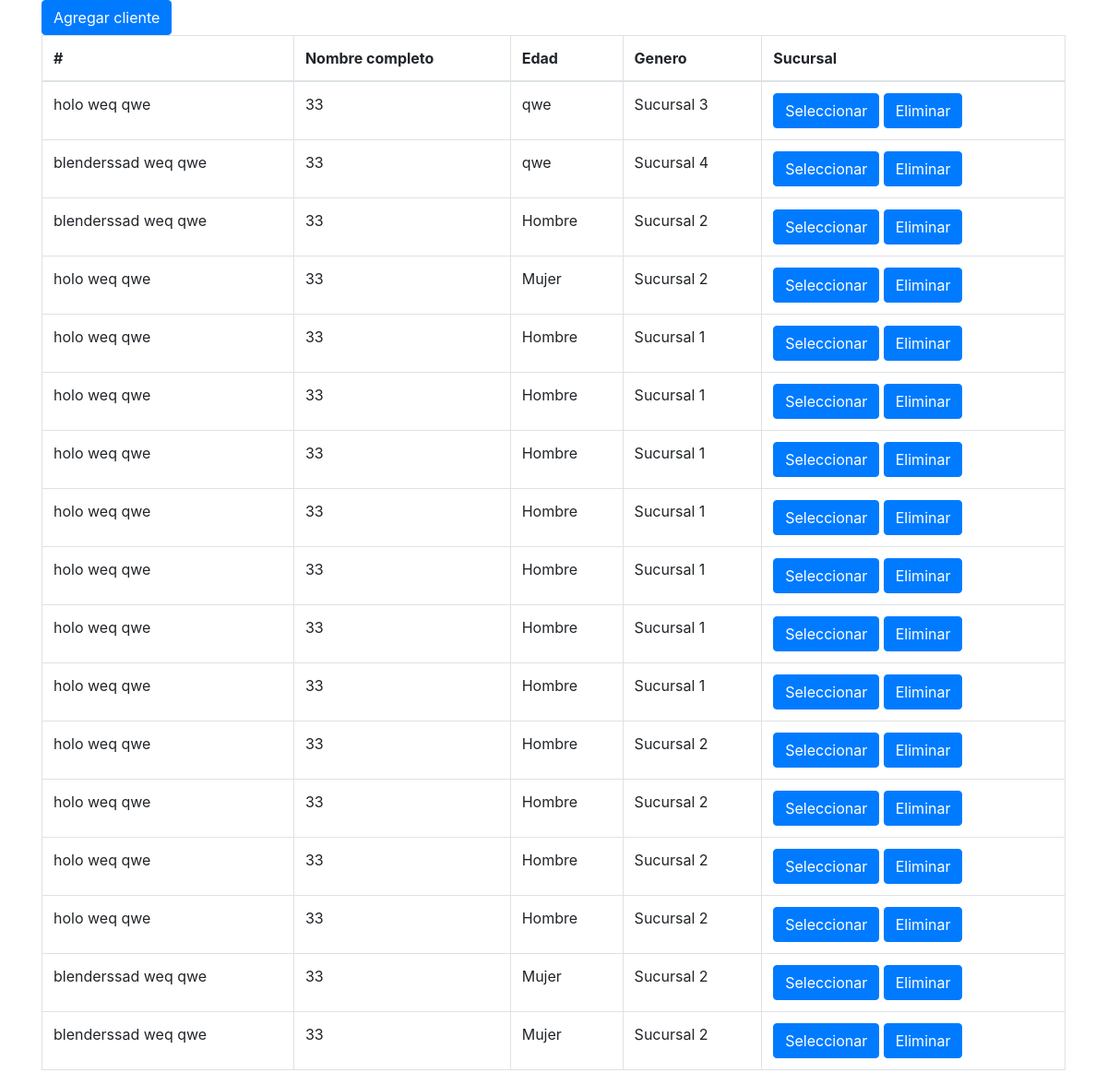
The page / on the database its author committed.
### tables this page shows
CREATE TABLE `clientes` (
  `id` int(11) NOT NULL,
  `nombre` varchar(250) NOT NULL,
  `apellidoP` varchar(250) NOT NULL,
  `apellidoM` varchar(250) NOT NULL,
  `edad` int(11) NOT NULL,
  `genero` varchar(250) NOT NULL,
  `sucursal` varchar(200) NOT NULL
);

### index.php (the view, shortened to what this page needs)
<?php
include("conexion/conexion.php");
    $sentencia = $conn->prepare("SELECT * FROM `clientes` WHERE 1");
    $sentencia->execute();
    $listaClientes=$sentencia->fetchAll(PDO::FETCH_ASSOC);
?>
<!DOCTYPE html>
<html lang="en">
<head>
    <link rel="stylesheet" href="https://cdn.jsdelivr.net/npm/bootstrap@4.0.0/dist/css/bootstrap.min.css">
    <link href="https://unpkg.com/vanilla-datatables@latest/dist/vanilla-dataTables.min.css" rel="stylesheet" type="text/css">
</head>
<body>
   <div class="container">
    <form action="" method="post">
<button type="button" class="btn btn-primary" data-toggle="modal" data-target="#exampleModal">
    Agregar cliente
</button>
    </form>
    <table class="table table-bordered" id="tabla">
  <thead>
    <tr>
      <th scope="col">#</th>
      <th>Nombre completo</th>
      <th>Edad</th>
      <th>Genero</th>
      <th>Sucursal</th>
    </tr>
  </thead>
  <tbody>
    <?php foreach($listaClientes as $clientes){?>
        <tr>
            <td><?php echo $clientes['nombre']; ?> <?php echo $clientes['apellidoP']; ?> <?php echo $clientes['apellidoM']; ?></td>
            <td><?php echo $clientes['edad']; ?></td>
            <td><?php echo $clientes['genero']; ?></td>
            <td><?php echo $clientes['sucursal']; ?></td>
            <td>
                <form action="" method="post">
                <input type="submit" class="btn btn-primary" value="Seleccionar" name="accion">
                <button value="btnEliminar" class="btn btn-primary" type="submit" name="accion">Eliminar</button>
                </form>
            </td>
        </tr>
    <?php } ?>
  </tbody>
</table>
    </div>
</body>
</html>

### rows shown on the page
clientes: nombre "holo", apellidoP "weq", apellidoM "qwe", edad "33", genero "qwe", sucursal "Sucursal 3"
clientes: nombre "blenderssad", apellidoP "weq", apellidoM "qwe", edad "33", genero "qwe", sucursal "Sucursal 4"
clientes: nombre "blenderssad", apellidoP "weq", apellidoM "qwe", edad "33", genero "Hombre", sucursal "Sucursal 2"
clientes: nombre "holo", apellidoP "weq", apellidoM "qwe", edad "33", genero "Mujer", sucursal "Sucursal 2"
clientes: nombre "holo", apellidoP "weq", apellidoM "qwe", edad "33", genero "Hombre", sucursal "Sucursal 1"
clientes: nombre "holo", apellidoP "weq", apellidoM "qwe", edad "33", genero "Hombre", sucursal "Sucursal 1"
clientes: nombre "holo", apellidoP "weq", apellidoM "qwe", edad "33", genero "Hombre", sucursal "Sucursal 1"
clientes: nombre "holo", apellidoP "weq", apellidoM "qwe", edad "33", genero "Hombre", sucursal "Sucursal 1"
clientes: nombre "holo", apellidoP "weq", apellidoM "qwe", edad "33", genero "Hombre", sucursal "Sucursal 1"
clientes: nombre "holo", apellidoP "weq", apellidoM "qwe", edad "33", genero "Hombre", sucursal "Sucursal 1"
clientes: nombre "holo", apellidoP "weq", apellidoM "qwe", edad "33", genero "Hombre", sucursal "Sucursal 1"
clientes: nombre "holo", apellidoP "weq", apellidoM "qwe", edad "33", genero "Hombre", sucursal "Sucursal 2"
clientes: nombre "holo", apellidoP "weq", apellidoM "qwe", edad "33", genero "Hombre", sucursal "Sucursal 2"
clientes: nombre "holo", apellidoP "weq", apellidoM "qwe", edad "33", genero "Hombre", sucursal "Sucursal 2"
clientes: nombre "holo", apellidoP "weq", apellidoM "qwe", edad "33", genero "Hombre", sucursal "Sucursal 2"
clientes: nombre "blenderssad", apellidoP "weq", apellidoM "qwe", edad "33", genero "Mujer", sucursal "Sucursal 2"
clientes: nombre "blenderssad", apellidoP "weq", apellidoM "qwe", edad "33", genero "Mujer", sucursal "Sucursal 2"
